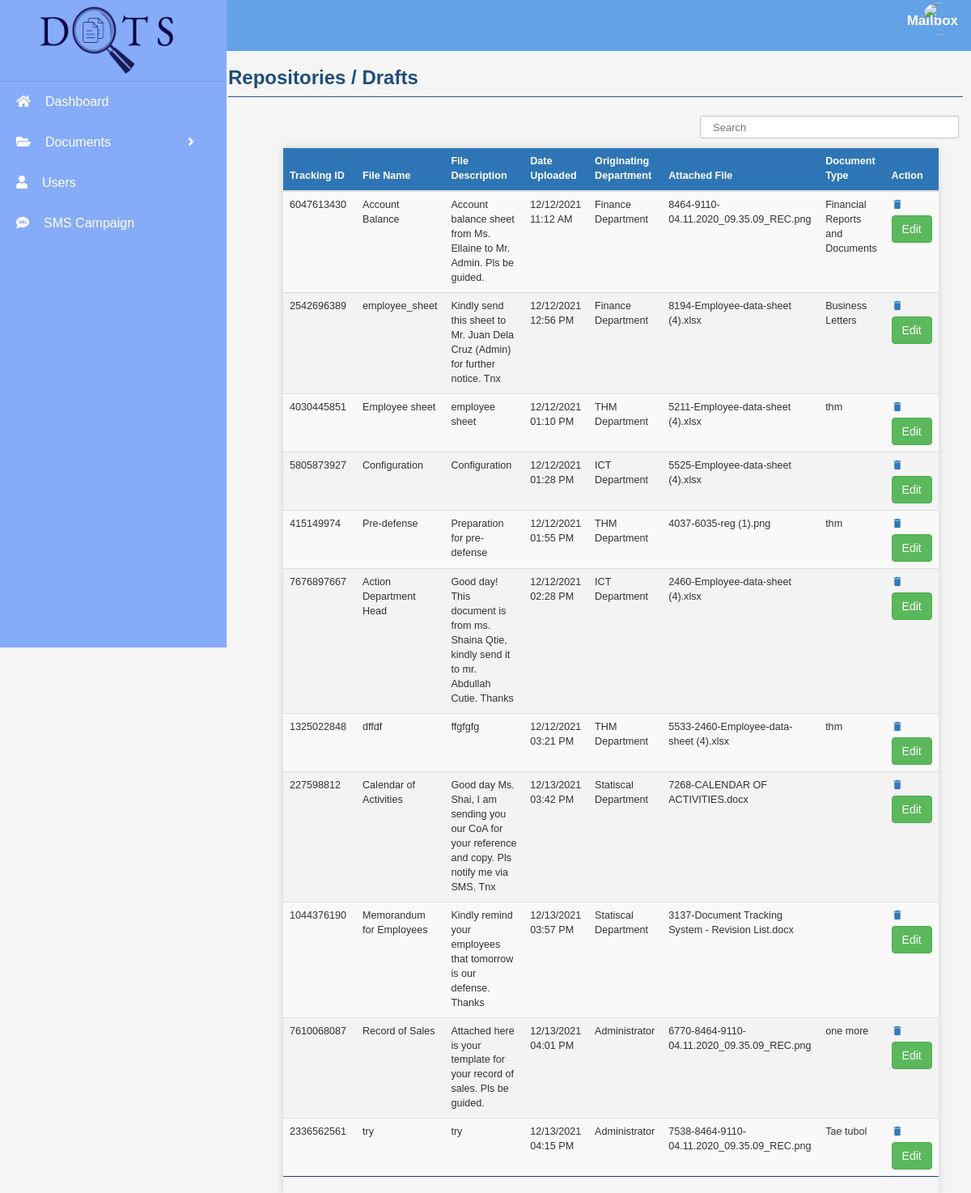
Page /view_files_2.php on the earlier database version.
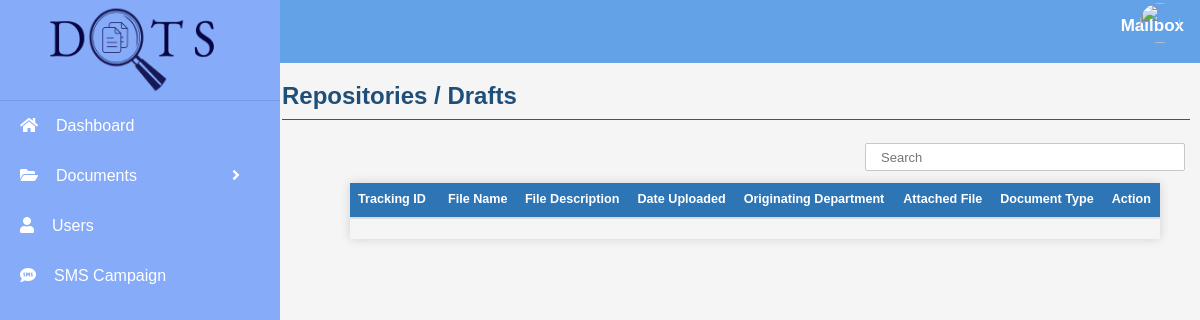
Same page on the later database version.
### tables this page shows
CREATE TABLE `file_upload` (
  `id` int(50) NOT NULL,
  `user` varchar(255) NOT NULL,
  `phone_number` varchar(255) NOT NULL,
  `tracking_no` text NOT NULL,
  `file_name` varchar(255) NOT NULL,
  `file_description` varchar(255) NOT NULL,
  `select_date` varchar(250) NOT NULL,
  `department` varchar(255) NOT NULL,
  `attach_file` varchar(255) NOT NULL,
  `type_document` varchar(255) NOT NULL,
  `routedTo` varchar(255) NOT NULL,
  `pleaseNote` varchar(255) NOT NULL,
  `forYour` varchar(255) NOT NULL,
  `status` varchar(255) NOT NULL
);

### view_files_2.php (the view, shortened to what this page needs)
<!DOCTYPE html>
<html lang="en" dir="ltr">
<head>
<link rel="stylesheet" href="https://cdnjs.cloudflare.com/ajax/libs/font-awesome/5.15.1/css/all.min.css">
<link rel="stylesheet" href="https://maxcdn.bootstrapcdn.com/bootstrap/3.3.7/css/bootstrap.min.css">
</head>
<body>
      <div class="wrapper">
        <div class="topnav">
          <a class="active" href="#home">Mailbox</a>
          <div class="user">
            <div class="img-case">
              <img src="user.png" alt="">
            </div>
          </div>
      </div>
      </div>
      <div class="main-content">
        <div class="info">
          <h3><b>Repositories / Drafts</b></h3>
        </div>
      </div>
      <div class="wrapper">
      <div class="side-bar">
        <div class="imgcontainer">
                <img src="logo2.png" width="180px" height="100px;" class="img-fluid" alt="">
              </div>
              <div class="menu">
                <div class="item"><a href="navbar.php"><i class="fas fa-home"></i>Dashboard</a></div>
              <div class="item">
                  <a class="sub-btn"><i class="fas fa-folder-open"></i>Documents<i class="fas fa-angle-right dropdown"></i>
              </div>
              <div class="item"><a href="users.php"><i class="fas fa-user"></i>Users</a></div>
              <div class="item"><a href="#"><i class="fas fa-sms"></i>SMS Campaign</a></div>
              </div>
      </div>
    </div>
    <div class="container">
      <input type="text" placeholder="Search">
  <?php
    $mysqli = new mysqli('localhost', 'root', '', 'documenttrackingsystem_db') or die(mysqli_error($mysqli));
    $result = $mysqli->query("SELECT * FROM file_upload") or die($mysqli->error);
  ?>
        <div class="content-table">
                <div class="table-wrapper">
                  <table class="table table-striped table-hover">
                    <thead>
                      <tr>
                        <th>Tracking ID</th>
                        <th>File Name</th>
                        <th>File Description</th>
                        <th>Date Uploaded</th>
                        <th>Originating Department</th>
                        <th>Attached File</th>
                        <th>Document Type</th>
                        <th colspan="2">Action</th>
                      </tr>
                    </thead>
                    <tbody>
                      <?php
                        while ($row = $result->fetch_assoc()): ?>
                      <tr>
                        <td><?php echo $row['tracking_no']; ?></td>
                        <td><?php echo $row['file_name']; ?></td>
                        <td><?php echo $row['file_description']; ?></td>
                        <td><?php echo $row['select_date']; ?></td>
                        <td><?php echo $row['department']; ?></td>
                        <td><?php echo $row['attach_file']; ?></td>
                        <td><?php echo $row['type_document']; ?></td>
                        <td>
                          <a href="view.php?delete=<?php echo $row['id']; ?>"><i class="material-icons" data-toggle="tooltip" title="Delete">&#xE872;</i></a>
                          <button type="button" class="btn btn-success edit">Edit</button>
                        </td>
                      </tr>
                      <?php endwhile; ?>
                    </tbody>
                  </table>
                </div>
</body>
</html>
</body>

Differences in the rows shown:
removed file_upload: tracking_no "6047613430", file_name "Account Balance", file_description "Account balance sheet from Ms. Ellaine to Mr. Admin. Pls be guided.", select_date "12/12/2021 11:12 AM", department "Finance Department", attach_file "8464-9110-04.11.2020_09.35.09_REC.png", type_document "Financial Reports and Documents"
removed file_upload: tracking_no "2542696389", file_name "employee_sheet", file_description "Kindly send this sheet to Mr. Juan Dela Cruz (Admin) for further notice. Tnx", select_date "12/12/2021 12:56 PM", department "Finance Department", attach_file "8194-Employee-data-sheet (4).xlsx", type_document "Business Letters"
removed file_upload: tracking_no "4030445851", file_name "Employee sheet", file_description "employee sheet", select_date "12/12/2021 01:10 PM", department "THM Department", attach_file "5211-Employee-data-sheet (4).xlsx", type_document "thm"
removed file_upload: tracking_no "5805873927", file_name "Configuration", file_description "Configuration", select_date "12/12/2021 01:28 PM", department "ICT Department", attach_file "5525-Employee-data-sheet (4).xlsx"
removed file_upload: tracking_no "415149974", file_name "Pre-defense", file_description "Preparation for pre-defense", select_date "12/12/2021 01:55 PM", department "THM Department", attach_file "4037-6035-reg (1).png", type_document "thm"
removed file_upload: tracking_no "7676897667", file_name "Action Department Head", file_description "Good day! This document is from ms. Shaina Qtie, kindly send it to mr. Abdullah Cutie. Thanks", select_date "12/12/2021 02:28 PM", department "ICT Department", attach_file "2460-Employee-data-sheet (4).xlsx"
removed file_upload: tracking_no "1325022848", file_name "dffdf", file_description "ffgfgfg", select_date "12/12/2021 03:21 PM", department "THM Department", attach_file "5533-2460-Employee-data-sheet (4).xlsx", type_document "thm"
removed file_upload: tracking_no "227598812", file_name "Calendar of Activities", file_description "Good day Ms. Shai, I am sending you our CoA for your reference and copy. Pls notify me via SMS. Tnx", select_date "12/13/2021 03:42 PM", department "Statiscal Department", attach_file "7268-CALENDAR OF ACTIVITIES.docx"
removed file_upload: tracking_no "1044376190", file_name "Memorandum for Employees", file_description "Kindly remind your employees that tomorrow is our defense. Thanks", select_date "12/13/2021 03:57 PM", department "Statiscal Department", attach_file "3137-Document Tracking System - Revision List.docx"
removed file_upload: tracking_no "7610068087", file_name "Record of Sales", file_description "Attached here is your template for your record of sales. Pls be guided.", select_date "12/13/2021 04:01 PM", department "Administrator", attach_file "6770-8464-9110-04.11.2020_09.35.09_REC.png", type_document "one more"
removed file_upload: tracking_no "2336562561", file_name "try", file_description "try", select_date "12/13/2021 04:15 PM", department "Administrator", attach_file "7538-8464-9110-04.11.2020_09.35.09_REC.png", type_document "Tae tubol"
